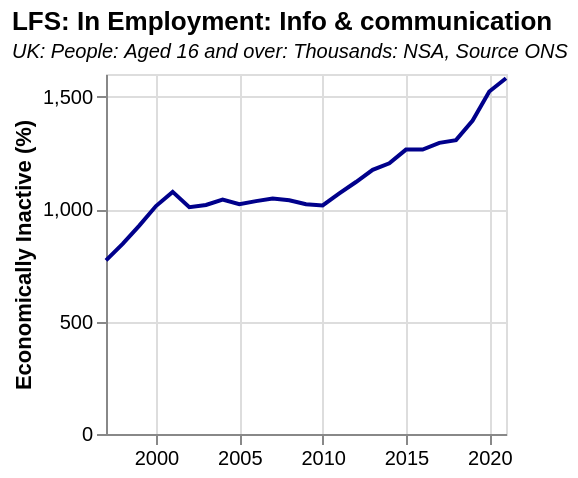

Describe this chart as a Vega-Lite specification.
### Vega-Lite specification from a JSON file in a GitHub repository (floating-point values rounded to 4 significant figures)
{"$schema": "https://vega.github.io/schema/vega-lite/v5.json", "title": {"text": "LFS: In Employment: Info & communication", "subtitle": ["UK: People: Aged 16 and over: Thousands: NSA, Source ONS"], "subtitleFontStyle": "italic", "subtitleFontSize": 10, "anchor": "start", "color": "black"}, "data": {"values": [{"date": "1997", "label": "1997", "month": "", "quarter": "", "sourceDataset": "LMS", "updateDate": "2021-05-17T23:00:00.000Z", "value": "772", "year": "1997"}, {"date": "1998", "label": "1998", "month": "", "quarter": "", "sourceDataset": "LMS", "updateDate": "2021-05-17T23:00:00.000Z", "value": "845", "year": "1998"}, {"date": "1999", "label": "1999", "month": "", "quarter": "", "sourceDataset": "LMS", "updateDate": "2021-05-17T23:00:00.000Z", "value": "926", "year": "1999"}, {"date": "2000", "label": "2000", "month": "", "quarter": "", "sourceDataset": "LMS", "updateDate": "2021-05-17T23:00:00.000Z", "value": "1013", "year": "2000"}, {"date": "2001", "label": "2001", "month": "", "quarter": "", "sourceDataset": "LMS", "updateDate": "2021-05-17T23:00:00.000Z", "value": "1076", "year": "2001"}, {"date": "2002", "label": "2002", "month": "", "quarter": "", "sourceDataset": "LMS", "updateDate": "2021-05-17T23:00:00.000Z", "value": "1008", "year": "2002"}, {"date": "2003", "label": "2003", "month": "", "quarter": "", "sourceDataset": "LMS", "updateDate": "2021-05-17T23:00:00.000Z", "value": "1018", "year": "2003"}, {"date": "2004", "label": "2004", "month": "", "quarter": "", "sourceDataset": "LMS", "updateDate": "2021-05-17T23:00:00.000Z", "value": "1042", "year": "2004"}, {"date": "2005", "label": "2005", "month": "", "quarter": "", "sourceDataset": "LMS", "updateDate": "2021-05-17T23:00:00.000Z", "value": "1021", "year": "2005"}, {"date": "2006", "label": "2006", "month": "", "quarter": "", "sourceDataset": "LMS", "updateDate": "2021-05-17T23:00:00.000Z", "value": "1035", "year": "2006"}, {"date": "2007", "label": "2007", "month": "", "quarter": "", "sourceDataset": "LMS", "updateDate": "2021-05-17T23:00:00.000Z", "value": "1047", "year": "2007"}, {"date": "2008", "label": "2008", "month": "", "quarter": "", "sourceDataset": "LMS", "updateDate": "2021-05-17T23:00:00.000Z", "value": "1039", "year": "2008"}, {"date": "2009", "label": "2009", "month": "", "quarter": "", "sourceDataset": "LMS", "updateDate": "2021-05-17T23:00:00.000Z", "value": "1021", "year": "2009"}, {"date": "2010", "label": "2010", "month": "", "quarter": "", "sourceDataset": "LMS", "updateDate": "2021-05-17T23:00:00.000Z", "value": "1016", "year": "2010"}, {"date": "2011", "label": "2011", "month": "", "quarter": "", "sourceDataset": "LMS", "updateDate": "2021-05-17T23:00:00.000Z", "value": "1069", "year": "2011"}, {"date": "2012", "label": "2012", "month": "", "quarter": "", "sourceDataset": "LMS", "updateDate": "2021-05-17T23:00:00.000Z", "value": "1120", "year": "2012"}, {"date": "2013", "label": "2013", "month": "", "quarter": "", "sourceDataset": "LMS", "updateDate": "2021-05-17T23:00:00.000Z", "value": "1174", "year": "2013"}, {"date": "2014", "label": "2014", "month": "", "quarter": "", "sourceDataset": "LMS", "updateDate": "2021-05-17T23:00:00.000Z", "value": "1203", "year": "2014"}, {"date": "2015", "label": "2015", "month": "", "quarter": "", "sourceDataset": "LMS", "updateDate": "2021-05-17T23:00:00.000Z", "value": "1264", "year": "2015"}, {"date": "2016", "label": "2016", "month": "", "quarter": "", "sourceDataset": "LMS", "updateDate": "2021-05-17T23:00:00.000Z", "value": "1264", "year": "2016"}, {"date": "2017", "label": "2017", "month": "", "quarter": "", "sourceDataset": "LMS", "updateDate": "2021-05-17T23:00:00.000Z", "value": "1294", "year": "2017"}, {"date": "2018", "label": "2018", "month": "", "quarter": "", "sourceDataset": "LMS", "updateDate": "2021-05-17T23:00:00.000Z", "value": "1306", "year": "2018"}, {"date": "2019", "label": "2019", "month": "", "quarter": "", "sourceDataset": "LMS", "updateDate": "2021-05-17T23:00:00.000Z", "value": "1393", "year": "2019"}, {"date": "2020", "label": "2020", "month": "", "quarter": "", "sourceDataset": "LMS", "updateDate": "2022-08-15T23:00:00.000Z", "value": "1522", "year": "2020"}, {"date": "2021", "label": "2021", "month": "", "quarter": "", "sourceDataset": "LMS", "updateDate": "2022-08-15T23:00:00.000Z", "value": "1581", "year": "2021"}], "format": {"parse": {"date": "date"}}}, "mark": {"type": "line", "color": "darkblue"}, "height": 180, "width": 200, "encoding": {"x": {"field": "date", "type": "temporal", "title": ""}, "y": {"field": "value", "type": "quantitative", "title": "Economically Inactive (%)"}}, "config": {}}
